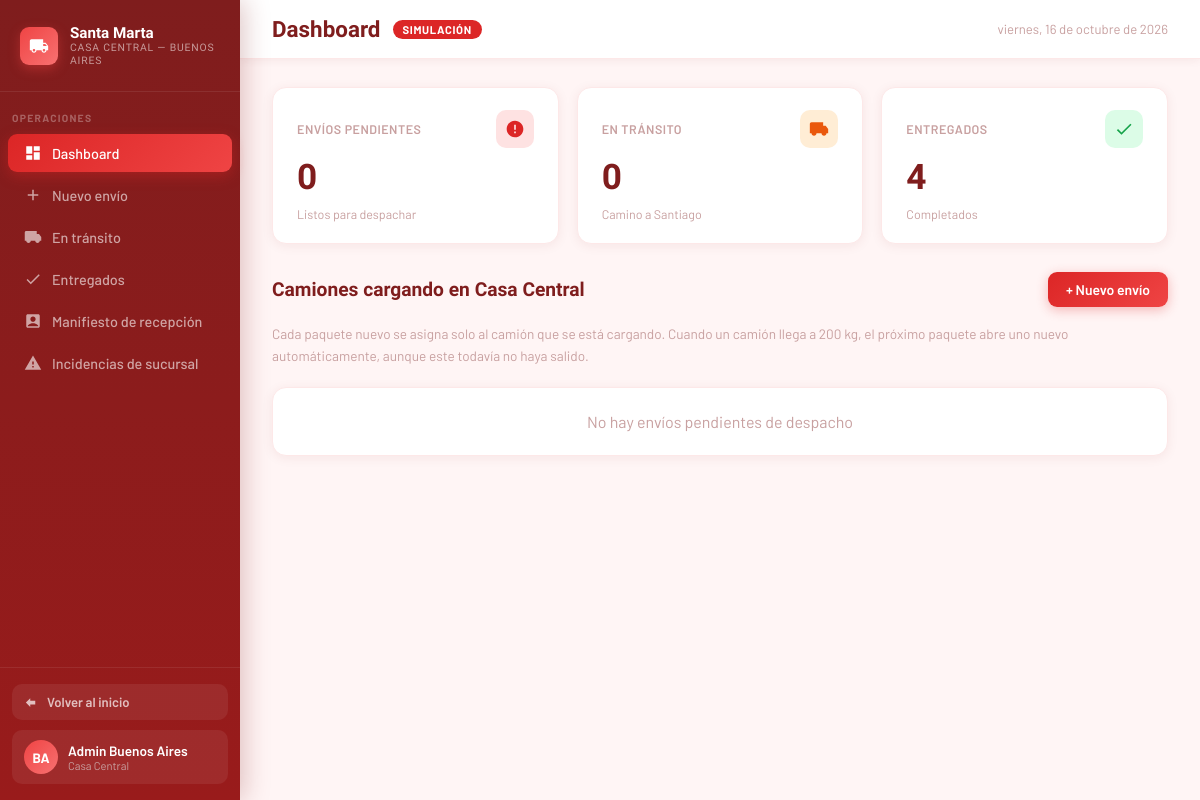
The page /casacentral/ on the database as committed earlier.
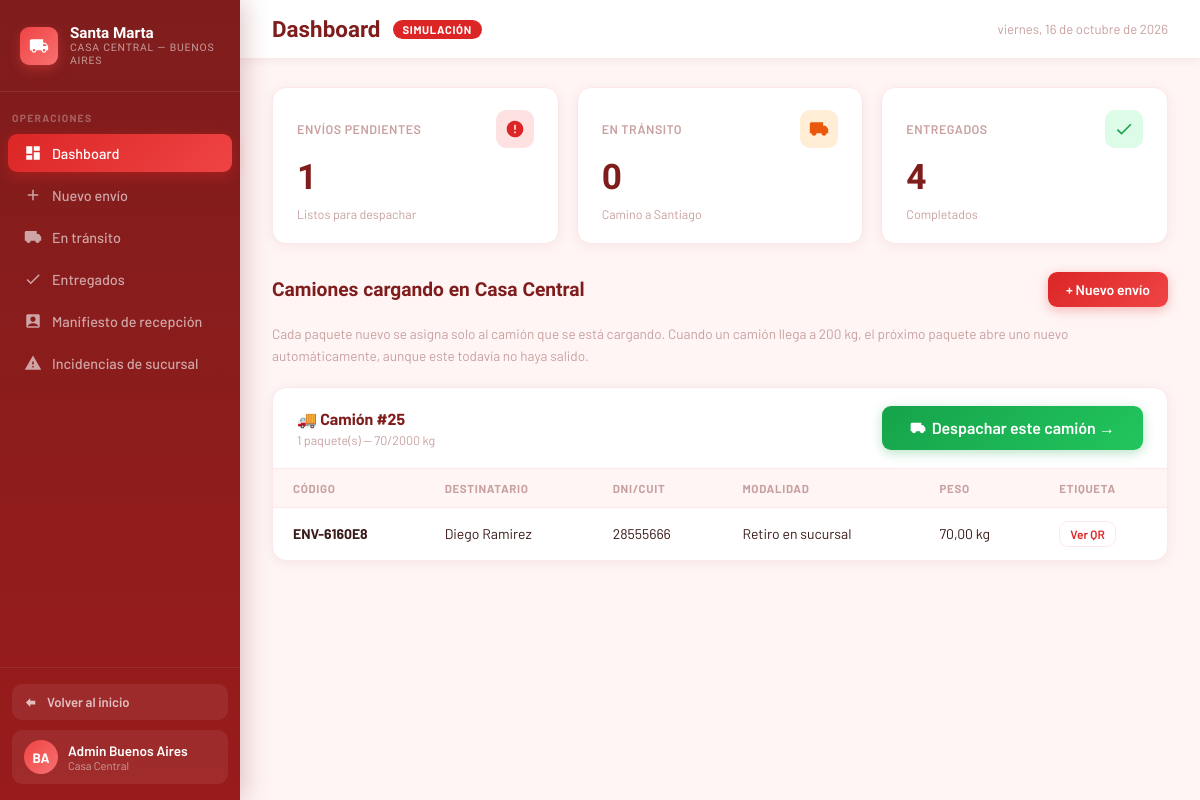
The same page on the database as committed later.
### core/models.py (models this page shows, shortened)
class Despacho(models.Model):
    CAPACIDAD_MAX_PESO_KG = 2000
    fecha_creacion = models.DateTimeField(null=True, blank=True)
    fecha_salida = models.DateTimeField(null=True, blank=True)
    recepcion_finalizada = models.BooleanField(default=False)
    fecha_recepcion_finalizada = models.DateTimeField(null=True, blank=True)
    @property
    def total_envios(self):
        return self.envios.exclude(estado='cancelado').count()
    @property
    def peso_total(self):
        return self.envios.exclude(estado='cancelado').aggregate(total=models.Sum('peso'))['total'] or 0
    @property
    def envios_a_despachar(self):
        return self.envios.filter(estado='pendiente')
    @property
    def envios_cancelados_a_retirar(self):
        return self.envios.filter(estado='cancelado')
    @property
    def envios_recibidos(self):
        return self.envios.exclude(estado__in=['pendiente', 'en_transito', 'extraviado']).count()

class Envio(models.Model):
    ESTADO_CHOICES = [
        ('pendiente', 'Pendiente'),
        ('en_transito', 'En tránsito'),
        ('en_sucursal', 'En sucursal'),
        ('en_reparto', 'En reparto'),
        ('entregado', 'Entregado'),
        ('cancelado', 'Cancelado'),
        ('devuelto', 'Devuelto'),
        ('retenido', 'Retenido'),
        ('extraviado', 'Extraviado'),
    ]
    MODALIDAD_CHOICES = [
        ('domicilio', 'Entrega a domicilio'),
        ('sucursal', 'Retiro en sucursal'),
    ]
    ZONA_CHOICES = [
        ('norte', 'Norte'),
        ('sur', 'Sur'),
        ('este', 'Este'),
        ('oeste', 'Oeste'),
    ]
    codigo = models.CharField(max_length=20, unique=True, editable=False)
    destinatario = models.ForeignKey(Usuario, on_delete=models.PROTECT, related_name='envios')
    despacho = models.ForeignKey(Despacho, on_delete=models.SET_NULL, null=True, blank=True, related_name='envios')
    contenido = models.CharField(max_length=200)
    peso = models.DecimalField(max_digits=6, decimal_places=2, default=1, help_text='Peso en kilogramos')
    precio = models.DecimalField(max_digits=10, decimal_places=2)
    estado = models.CharField(max_length=20, choices=ESTADO_CHOICES, default='pendiente')
    modalidad = models.CharField(max_length=20, choices=MODALIDAD_CHOICES)
    direccion_entrega = models.CharField(max_length=200, blank=True)
    zona = models.CharField(max_length=10, choices=ZONA_CHOICES, blank=True)
    fecha_registro = models.DateTimeField(auto_now_add=True)
    fecha_actualizacion = models.DateTimeField(auto_now=True)
    fecha_recepcion = models.DateTimeField(null=True, blank=True)
    fecha_entrega = models.DateTimeField(null=True, blank=True)
    entregado_por = models.ForeignKey(
        Usuario, on_delete=models.SET_NULL, null=True, blank=True, related_name='entregas_realizadas'
    )
    lat = models.FloatField(null=True, blank=True)
    lon = models.FloatField(null=True, blank=True)
    notificado_demora = models.BooleanField(default=False)
    intentos_entrega = models.PositiveSmallIntegerField(default=0)
    ESTADOS_ACTIVOS = ['pendiente', 'en_transito', 'en_sucursal', 'en_reparto']
    UMBRAL_DEMORA_DIAS = 2
    MAX_INTENTOS_ENTREGA = 2
    UMBRAL_RETENCION_DIAS = 20

class Usuario(AbstractUser):
    ROL_CHOICES = [
        ('admin', 'Administrador'),
        ('empleado', 'Empleado'),
        ('cliente', 'Cliente'),
    ]
    rol = models.CharField(max_length=20, choices=ROL_CHOICES)
    dni = models.CharField(max_length=20, unique=True)
    telefono = models.CharField(max_length=20, blank=True)

### casacentral/views.py (the view)
# urls.py: path('', views.dashboard_view, name='casacentral_dashboard'),
def dashboard_view(request):
    envios_pendientes = Envio.objects.filter(estado='pendiente')
    envios_transito = Envio.objects.filter(estado='en_transito')
    envios_entregados = Envio.objects.filter(estado='entregado')
    envios_recibidos = Envio.objects.exclude(fecha_recepcion__isnull=True).order_by('-fecha_recepcion')
    incidencias_sucursal = Incidencia.objects.filter(
        envio__despacho__isnull=False
    ).select_related('envio', 'envio__despacho', 'envio__destinatario', 'registrado_por').order_by('-fecha')
    return render(request, 'casacentral/dashboard.html', {
        'envios_pendientes': envios_pendientes,
        'envios_transito': envios_transito,
        'envios_entregados': envios_entregados,
        'envios_recibidos': envios_recibidos,
        'incidencias_sucursal': incidencias_sucursal,
        'despachos': Despacho.objects.filter(fecha_salida__isnull=False).prefetch_related('envios').order_by('-fecha_salida'),
        'despachos_abiertos': Despacho.objects.filter(fecha_salida__isnull=True).prefetch_related('envios__destinatario').order_by('fecha_creacion'),
    })

### casacentral/templates/casacentral/dashboard.html (shortened to what the changed rows need)
<!DOCTYPE html>
<html lang="es">
<head>
</head>
<body>
<div class="main">
  <div class="content">
    <div id="page-dashboard">
      <div class="stats-grid">
        <div class="stat-card">
          <div class="stat-card-top"><span class="stat-card-label"></span><div class="stat-icon red"></div></div>
          <div class="stat-card-num">{{ envios_pendientes.count }}</div>
          <div class="stat-card-sub">Listos para despachar</div>
        </div>
      </div>
      {% for despacho in despachos_abiertos %}
      <div class="table-card" style="margin-bottom:20px;">
        <div class="table-card-header">
          <div>
            <span class="table-card-title">🚚 Camión #{{ despacho.id }}</span>
            <div style="font-size:.78rem;color:var(--gray);margin-top:4px;">
              {{ despacho.total_envios }} paquete(s) — {{ despacho.peso_total }}/{{ despacho.CAPACIDAD_MAX_PESO_KG }} kg
            </div>
          </div>
          {% if despacho.total_envios > 0 %}
          <form method="POST" action="{% url 'casacentral_despachar' %}">
            <button type="submit" class="btn btn-despachar">
              <svg viewBox="0 0 24 24" fill="currentColor" style="width:16px;height:16px;"><path d="M20 8h-3V4H3c-1.1 0-2 .9-2 2v11h2c0 1.66 1.34 3 3 3s3-1.34 3-3h6c0 1.66 1.34 3 3 3s3-1.34 3-3h2v-5l-3-4z"/></svg>
              Despachar este camión →
            </button>
          </form>
          {% else %}
          <span style="font-size:.78rem;color:var(--gray);font-style:italic;">Sin paquetes para despachar</span>
          {% endif %}
        </div>
        <table>
          <thead><tr><th>Código</th><th>Destinatario</th><th>DNI/CUIT</th><th>Modalidad</th><th>Peso</th><th>Etiqueta</th></tr></thead>
          <tbody>
            {% for envio in despacho.envios_a_despachar %}
            <tr>
              <td><strong>{{ envio.codigo }}</strong></td>
              <td>{{ envio.destinatario.get_full_name }}</td>
              <td>{{ envio.destinatario.dni }}</td>
              <td>{{ envio.get_modalidad_display }}</td>
              <td>{{ envio.peso }} kg</td>
              <td><button class="btn btn-etiqueta" onclick="verEtiqueta('{{ envio.codigo }}')">Ver QR</button></td>
            </tr>
            {% endfor %}
          </tbody>
        </table>
      </div>
      {% empty %}
      <div class="table-card">
        <div style="text-align:center;color:var(--gray);padding:24px;">No hay envíos pendientes de despacho</div>
      </div>
      {% endfor %}
    </div>
  </div>
</div>
</body>
</html>

Rows that differ between the two databases and show on the page:
added Despacho: id "25", total_envios "1", peso_total "70", CAPACIDAD_MAX_PESO_KG "2000"
added Envio: codigo "ENV-6160E8", destinatario.get_full_name "Diego Ramirez", destinatario.dni "28555666", modalidad "Retiro en sucursal", peso "70,00"
Other text that changed with them:
{{ envios_pendientes.count }}: "0" → "1"
text no longer shown: "No hay envíos pendientes de despacho"
